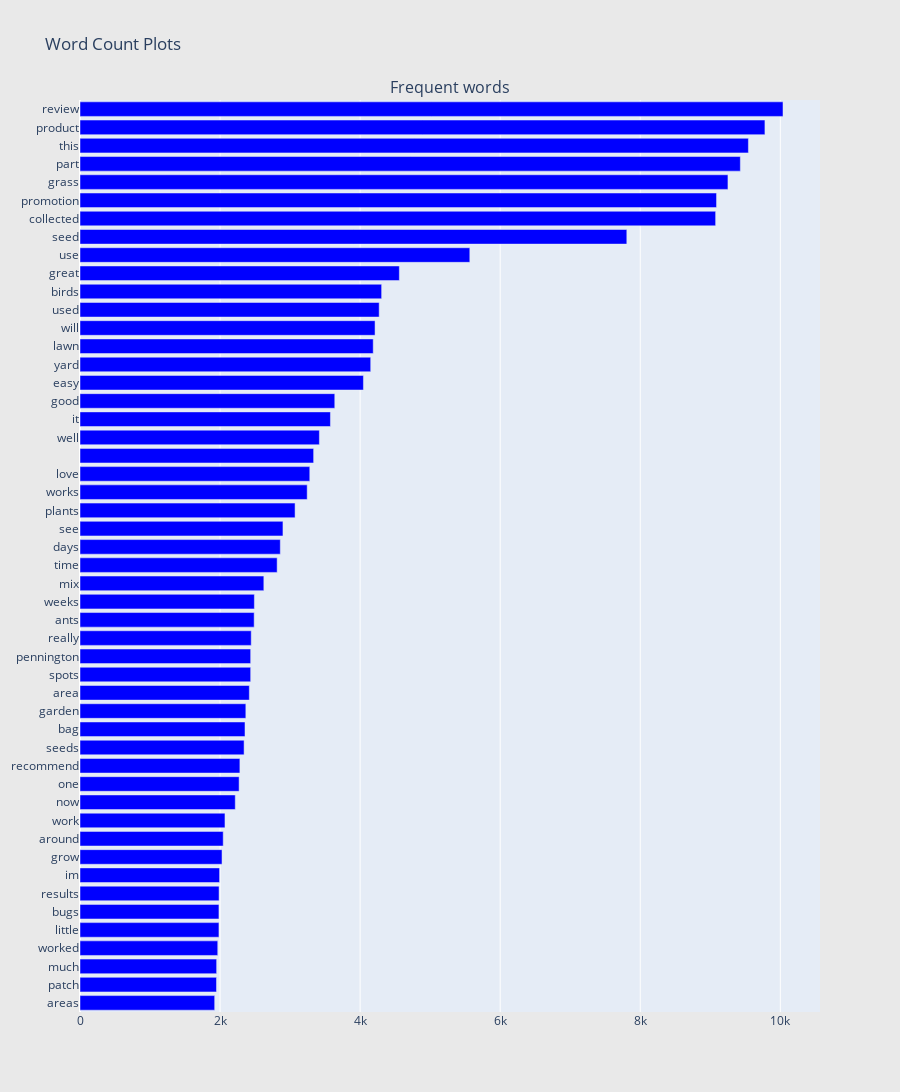

Source (notebook cell):
### Code cell
## Get the bar chart from bad reviews ##
freq_dict = defaultdict(int)
for sent in df["review_lower"]:
    for word in generate_ngrams(sent):
        freq_dict[word] += 1
fd_sorted = pd.DataFrame(sorted(freq_dict.items(), key=lambda x: x[1])[::-1])
fd_sorted.columns = ["word", "wordcount"]
trace0 = horizontal_bar_chart(fd_sorted.head(50), 'blue')

# Creating two subplots
fig = tools.make_subplots(rows=1, cols=1, vertical_spacing=0.04,
                          subplot_titles=["Frequent words"])
fig.append_trace(trace0, 1, 1)
#fig.append_trace(trace1, 1, 2)
fig['layout'].update(height=1200, width=900, paper_bgcolor='rgb(233,233,233)', title="Word Count Plots")
py.iplot(fig, filename='word-plots');

### Figure 1 — Plotly figure (JSON) as saved in the notebook; plotly's stock layout.template omitted (floating-point values rounded to 4 significant figures)
{"data": [{"marker": {"color": "blue"}, "orientation": "h", "showlegend": false, "type": "bar", "x": [1923, 1949, 1951, 1967, 1984, 1984, 1986, 1993, 2028, 2045, 2070, 2217, 2272, 2283, 2343, 2356, 2368, 2418, 2437, 2437, 2445, 2487, 2490, 2625, 2815, 2860, 2898, 3071, 3244, 3281, 3336, 3418, 3576, 3638, 4047, 4151, 4187, 4213, 4272, 4307, 4560, 5566, 7808, 9076, 9089, 9252, 9429, 9544, 9780, 10038], "xaxis": "x", "y": ["areas", "patch", "much", "worked", "little", "bugs", "results", "im", "grow", "around", "work", "now", "one", "recommend", "seeds", "bag", "garden", "area", "spots", "pennington", "really", "ants", "weeks", "mix", "time", "days", "see", "plants", "works", "love", "", "well", "it", "good", "easy", "yard", "lawn", "will", "used", "birds", "great", "use", "seed", "collected", "promotion", "grass", "part", "this", "product", "review"], "yaxis": "y"}], "layout": {"annotations": [{"font": {"size": 16}, "showarrow": false, "text": "Frequent words", "x": 0.5, "xanchor": "center", "xref": "paper", "y": 1, "yanchor": "bottom", "yref": "paper"}], "height": 1200, "paper_bgcolor": "rgb(233,233,233)", "title": {"text": "Word Count Plots"}, "width": 900, "xaxis": {"anchor": "y", "domain": [0, 1]}, "yaxis": {"anchor": "x", "domain": [0, 1]}}}
